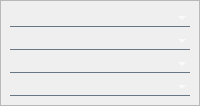
                              <widget class="QFrame" name="frame_23">
                               <property name="frameShape">
                                <enum>QFrame::StyledPanel</enum>
                               </property>
                               <property name="frameShadow">
                                <enum>QFrame::Raised</enum>
                               </property>
                               <layout class="QVBoxLayout" name="verticalLayout_18">
                                <property name="spacing">
                                 <number>6</number>
                                </property>
                                <property name="leftMargin">
                                 <number>9</number>
                                </property>
                                <property name="topMargin">
                                 <number>9</number>
                                </property>
                                <property name="rightMargin">
                                 <number>9</number>
                                </property>
                                <property name="bottomMargin">
                                 <number>9</number>
                                </property>
                                <item>
                                 <widget class="QComboBox" name="comboBox_5">
                                  <property name="minimumSize">
                                   <size>
                                    <width>120</width>
                                    <height>0</height>
                                   </size>
                                  </property>
                                  <property name="font">
                                   <font>
                                    <family>Arial</family>
                                    <weight>75</weight>
                                    <bold>true</bold>
                                   </font>
                                  </property>
                                  <property name="styleSheet">
                                   <string notr="true">background-color:rgba(0, 0, 0, 0);
border:none;
border-bottom:1px solid rgba(105, 118, 132, 255);
color:rgba(255, 255, 255, 230);</string>
                                  </property>
                                  <property name="currentText">
                                   <string/>
                                  </property>
                                  <property name="insertPolicy">
                                   <enum>QComboBox::InsertAtBottom</enum>
                                  </property>
                                  <property name="frame">
                                   <bool>true</bool>
                                  </property>
                                 </widget>
                                </item>
                                <item>
                                 <widget class="QComboBox" name="comboBox_6">
                                  <property name="minimumSize">
                                   <size>
                                    <width>120</width>
                                    <height>0</height>
                                   </size>
                                  </property>
                                  <property name="font">
                                   <font>
                                    <family>Arial</family>
                                    <weight>75</weight>
                                    <bold>true</bold>
                                   </font>
                                  </property>
                                  <property name="styleSheet">
                                   <string notr="true">background-color:rgba(0, 0, 0, 0);
border:none;
border-bottom:1px solid rgba(105, 118, 132, 255);
color:rgba(255, 255, 255, 230);</string>
                                  </property>
                                 </widget>
                                </item>
                                <item>
                                 <widget class="QComboBox" name="comboBox_7">
                                  <property name="minimumSize">
                                   <size>
                                    <width>120</width>
                                    <height>0</height>
                                   </size>
                                  </property>
                                  <property name="font">
                                   <font>
                                    <family>Arial</family>
                                    <weight>75</weight>
                                    <bold>true</bold>
                                   </font>
                                  </property>
                                  <property name="styleSheet">
                                   <string notr="true">background-color:rgba(0, 0, 0, 0);
border:none;
border-bottom:1px solid rgba(105, 118, 132, 255);
color:rgba(255, 255, 255, 230);</string>
                                  </property>
                                 </widget>
                                </item>
                                <item>
                                 <widget class="QComboBox" name="comboBox_8">
                                  <property name="minimumSize">
                                   <size>
                                    <width>120</width>
                                    <height>0</height>
                                   </size>
                                  </property>
                                  <property name="font">
                                   <font>
                                    <family>Arial</family>
                                    <weight>75</weight>
                                    <bold>true</bold>
                                   </font>
                                  </property>
                                  <property name="styleSheet">
                                   <string notr="true">background-color:rgba(0, 0, 0, 0);
border:none;
border-bottom:1px solid rgba(105, 118, 132, 255);
color:rgba(255, 255, 255, 230);</string>
                                  </property>
                                 </widget>
                                </item>
                               </layout>
                              </widget>
